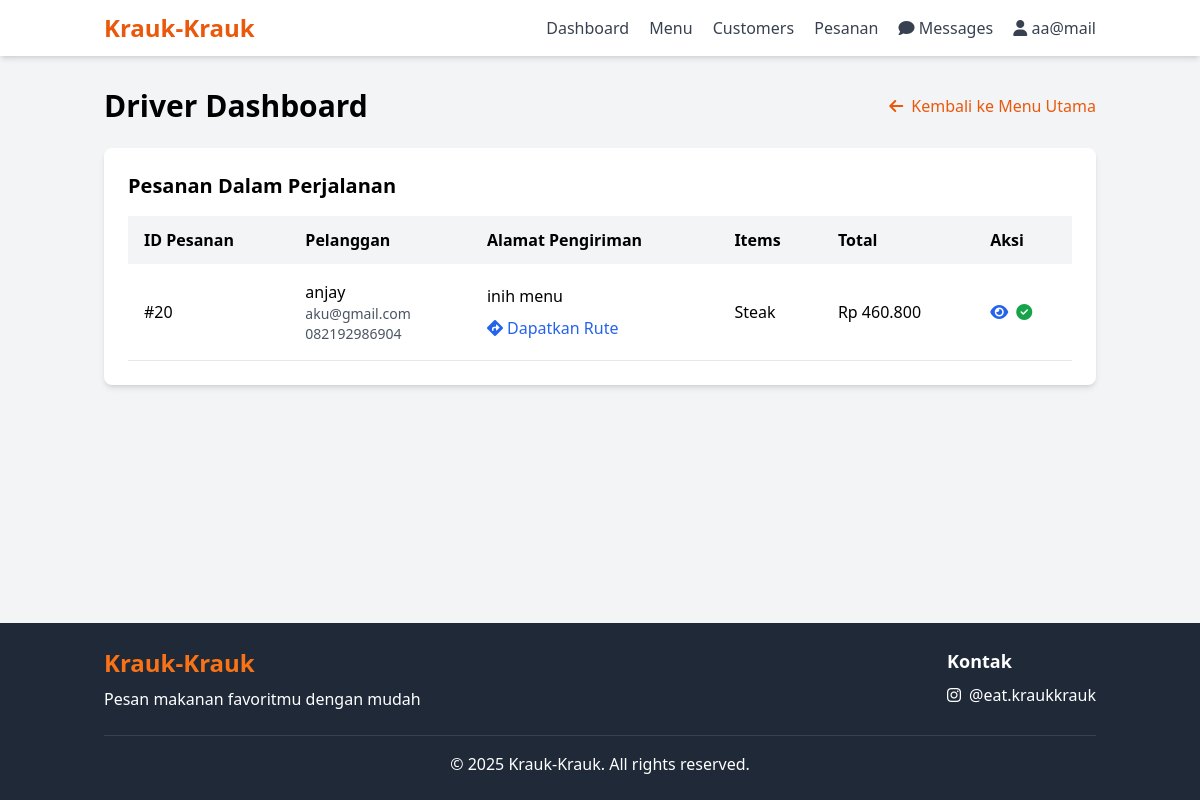
The app's page /admin/driver_orders.php (signed in) with its own data.
### tables this page shows
CREATE TABLE `pesanan` (
  `id` int NOT NULL,
  `id_customer` int NOT NULL,
  `total_harga` decimal(10,2) NOT NULL,
  `status` enum('Menunggu Konfirmasi','Diterima','Diproses','Diperjalanan','Telah Sampai','Dibatalkan Olen Penjual','Gagal') NOT NULL DEFAULT 'Menunggu Konfirmasi',
  `bukti_pembayaran` varchar(255) DEFAULT NULL,
  `waktu_pemesanan` timestamp NOT NULL DEFAULT CURRENT_TIMESTAMP,
  `nama_pemesan` varchar(100) NOT NULL,
  `alamat_pemesan` text NOT NULL,
  `notes` text,
  `latitude` decimal(10,8) DEFAULT NULL,
  `longitude` decimal(11,8) DEFAULT NULL
);

CREATE TABLE `akun` (
  `id` int NOT NULL,
  `email` varchar(255) NOT NULL,
  `password` varchar(255) NOT NULL,
  `admin_value` tinyint(1) NOT NULL DEFAULT '0',
  `created_at` timestamp NOT NULL DEFAULT CURRENT_TIMESTAMP,
  `no_telp` varchar(20) DEFAULT NULL
);

### admin/driver_orders.php (the view, shortened to what this page needs)
<?php
require_once '../includes/header.php';
$stmt = $pdo->prepare("
    SELECT p.*, a.email, a.no_telp,
           GROUP_CONCAT(m.nama SEPARATOR ', ') as menu_items
    FROM pesanan p
    JOIN akun a ON p.id_customer = a.id
    JOIN pesanan_detail pd ON p.id = pd.id_pesanan
    JOIN menu m ON pd.id_menu = m.id
    WHERE p.status = 'Diperjalanan'
    GROUP BY p.id
    ORDER BY p.waktu_pemesanan DESC
");
$stmt->execute();
$orders = $stmt->fetchAll();
?>
<div class="container mx-auto px-4 py-8">
    <div class="flex justify-between items-center mb-6">
        <h1 class="text-3xl font-bold">Driver Dashboard</h1>
        <a href="dashboard.php" class="text-orange-600 hover:underline inline-flex items-center">
            <i class="fas fa-arrow-left mr-2"></i> Kembali ke Menu Utama
        </a>
    </div>
    <div class="bg-white rounded-lg shadow-md p-6 mb-8">
        <h2 class="text-xl font-bold mb-4">Pesanan Dalam Perjalanan</h2>
        <?php if (empty($orders)): ?>
        <div class="text-center py-8">
            <i class="fas fa-truck text-gray-300 text-5xl mb-4"></i>
            <p class="text-gray-500">Tidak ada pesanan terbaru yang sedang dalam perjalanan</p>
        </div>
        <?php else: ?>
        <div class="overflow-x-auto">
            <table class="min-w-full">
                <thead>
                    <tr class="bg-gray-100">
                        <th class="py-3 px-4 text-left">ID Pesanan</th>
                        <th class="py-3 px-4 text-left">Pelanggan</th>
                        <th class="py-3 px-4 text-left">Alamat Pengiriman</th>
                        <th class="py-3 px-4 text-left">Items</th>
                        <th class="py-3 px-4 text-left">Total</th>
                        <th class="py-3 px-4 text-left">Aksi</th>
                    </tr>
                </thead>
                <tbody>
                    <?php foreach ($orders as $order): ?>
                    <tr class="border-b hover:bg-gray-50">
                        <td class="py-4 px-4">#<?= $order['id'] ?></td>
                        <td class="py-4 px-4">
                            <div>
                                <p class="font-medium"><?= htmlspecialchars($order['nama_pemesan']) ?></p>
                                <p class="text-sm text-gray-600"><?= htmlspecialchars($order['email']) ?></p>
                                <p class="text-sm text-gray-600"><?= htmlspecialchars($order['no_telp']) ?></p>
                            </div>
                        </td>
                        <td class="py-4 px-4">
                            <div class="max-w-xs">
                                <p><?= nl2br(htmlspecialchars($order['alamat_pemesan'])) ?></p>
                                <?php if (!empty($order['latitude']) && !empty($order['longitude'])): ?>
                                <a href="https://www.google.com/maps/dir/?api=1&destination=<?= $order['latitude'] ?>,<?= $order['longitude'] ?>"
                                   target="_blank"
                                   class="text-blue-600 hover:underline inline-flex items-center mt-2">
                                    <i class="fas fa-directions mr-1"></i> Dapatkan Rute
                                </a>
                                <?php endif; ?>
                            </div>
                        </td>
                        <td class="py-4 px-4">
                            <div class="max-w-xs truncate" title="<?= htmlspecialchars($order['menu_items']) ?>">
                                <?= htmlspecialchars($order['menu_items']) ?>
                            </div>
                        </td>
                        <td class="py-4 px-4">Rp <?= number_format($order['total_harga'], 0, ',', '.') ?></td>
                        <td class="py-4 px-4">
                            <div class="flex space-x-2">
                                <a href="order_details.php?id=<?= $order['id'] ?>" class="text-blue-600 hover:text-blue-900">
                                    <i class="fas fa-eye"></i>
                                </a>
                                <form method="POST" class="inline-block">
                                    <button type="submit" name="update_status"
                                            class="text-green-600 hover:text-green-900"
                                            onclick="return confirm('Mark this order as delivered?')">
                                        <i class="fas fa-check-circle"></i>
                                    </button>
                                </form>
                            </div>
                        </td>
                    </tr>
                    <?php endforeach; ?>
                </tbody>
            </table>
        </div>
        <?php endif; ?>
    </div>
</div>
<?php require_once '../includes/footer.php'; ?>

### records on screen
pesanan: id "20", nama_pemesan "anjay", id_customer.email "aku@gmail.com", id_customer.no_telp "082192986904", alamat_pemesan "inih menu", menu_items "Steak", total_harga "460.800"

### other values on screen
$_SESSION['email'] "aa@mail"
